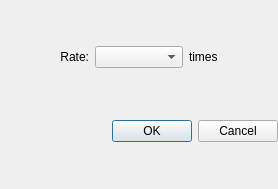
<?xml version="1.0" encoding="UTF-8"?>
<ui version="4.0">
 <class>changeDialog</class>
 <widget class="QDialog" name="changeDialog">
  <property name="geometry">
   <rect>
    <x>0</x>
    <y>0</y>
    <width>278</width>
    <height>189</height>
   </rect>
  </property>
  <property name="windowTitle">
   <string>Dialog</string>
  </property>
  <property name="sizeGripEnabled">
   <bool>false</bool>
  </property>
  <layout class="QGridLayout" name="gridLayout">
   <property name="leftMargin">
    <number>0</number>
   </property>
   <property name="topMargin">
    <number>0</number>
   </property>
   <property name="rightMargin">
    <number>0</number>
   </property>
   <property name="bottomMargin">
    <number>0</number>
   </property>
   <item row="0" column="1">
    <widget class="QComboBox" name="ratebox"/>
   </item>
   <item row="1" column="0" colspan="3">
    <widget class="QDialogButtonBox" name="buttonBox">
     <property name="orientation">
      <enum>Qt::Horizontal</enum>
     </property>
     <property name="standardButtons">
      <set>QDialogButtonBox::Cancel|QDialogButtonBox::Ok</set>
     </property>
    </widget>
   </item>
   <item row="0" column="0">
    <widget class="QLabel" name="label">
     <property name="text">
      <string>Rate:</string>
     </property>
     <property name="alignment">
      <set>Qt::AlignRight|Qt::AlignTrailing|Qt::AlignVCenter</set>
     </property>
    </widget>
   </item>
   <item row="0" column="2">
    <widget class="QLabel" name="label_7">
     <property name="text">
      <string>times</string>
     </property>
    </widget>
   </item>
  </layout>
 </widget>
 <resources/>
 <connections>
  <connection>
   <sender>buttonBox</sender>
   <signal>accepted()</signal>
   <receiver>changeDialog</receiver>
   <slot>accept()</slot>
   <hints>
    <hint type="sourcelabel">
     <x>248</x>
     <y>149</y>
    </hint>
    <hint type="destinationlabel">
     <x>157</x>
     <y>188</y>
    </hint>
   </hints>
  </connection>
  <connection>
   <sender>buttonBox</sender>
   <signal>rejected()</signal>
   <receiver>changeDialog</receiver>
   <slot>reject()</slot>
   <hints>
    <hint type="sourcelabel">
     <x>277</x>
     <y>149</y>
    </hint>
    <hint type="destinationlabel">
     <x>277</x>
     <y>188</y>
    </hint>
   </hints>
  </connection>
 </connections>
</ui>
